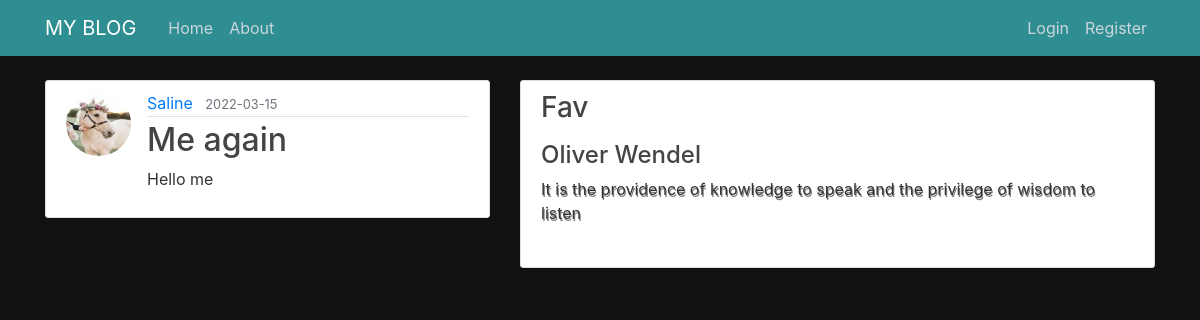
Screenshot of /post/2 with the database file from the repository.
### blog/models.py (models this page shows, shortened)
class User(db.Model, UserMixin):
    id = db.Column(db.Integer, primary_key=True)
    username = db.Column(db.String(20), unique=True, nullable=False)
    email = db.Column(db.String(120), unique=True, nullable=False)
    image_file = db.Column(db.String(20), nullable=False, default='default.jpg')
    password = db.Column(db.String(60), nullable=False)
    posts = db.relationship('Post', backref='author', lazy=True)

class Post(db.Model):
    id = db.Column(db.Integer, primary_key=True)
    title = db.Column(db.String(100), nullable=False)
    date_posted = db.Column(db.DateTime, nullable=False, default=datetime.utcnow)
    content = db.Column(db.Text, nullable=False)
    user_id = db.Column(db.Integer, db.ForeignKey('user.id'), nullable=False)

### blog/routes.py (the view)
@app.route("/post/<int:post_id>")
def post(post_id):
    post = Post.query.get_or_404(post_id)
    return render_template('post.html', title=post.title, post=post)

### blog/templates/post.html (shortened to what this page needs)
{% extends "base.html" %}
{% block content %}
  <article class="media content-section">
    <img class="rounded-circle article-img" src="{{ url_for('static', filename='pictures/' + post.author.image_file) }}">
    <div class="media-body">
      <div class="article-metadata">
        <a class="mr-2" href="#">{{ post.author.username }}</a>
        <small class="text-muted">{{ post.date_posted.strftime('%Y-%m-%d') }}</small>
      </div>
      <h2 class="article-title">{{ post.title }}</h2>
      <p class="article-content">{{ post.content }}</p>
    </div>
  </article>
{% endblock content %}

### blog/static/main.css (style rules this page uses)
body { background-color: #111; color: #333333; margin-top: 5rem; }
h1, h2, h3, h4, h5, h6 { color: #444444; }
.content-section { background: #ffffff; padding: 10px 20px; border: 1px solid #dddddd; border-radius: 3px; margin-bottom: 20px; }
.article-title { color: #444444; }
.article-content { white-space: pre-line; }
.article-img { height: 65px; width: 65px; margin-right: 16px; }
.article-metadata { padding-bottom: 1px; margin-bottom: 4px; border-bottom: 1px solid #e3e3e3 }

### rows the page displays
User: image_file (picture), author.username "Saline"
Post: date_posted "2022-03-15", title "Me again", content "Hello me"
